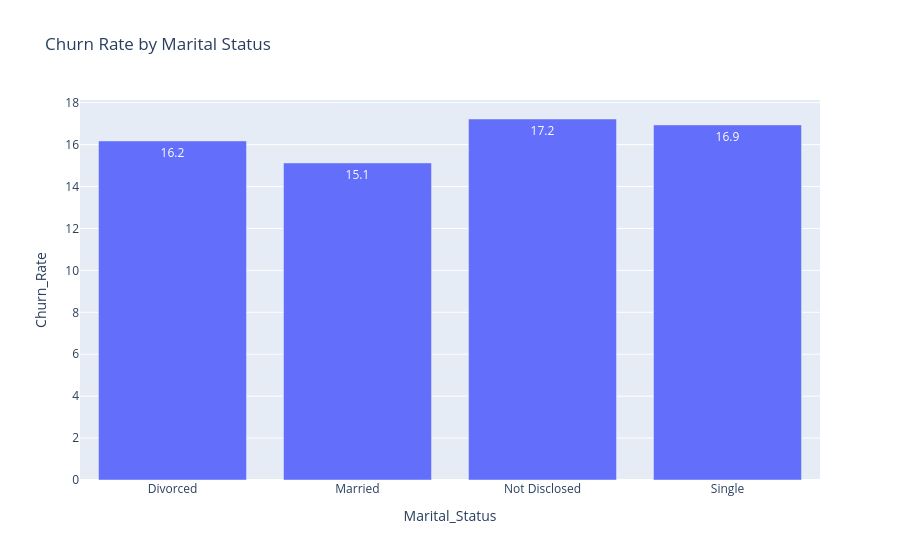

Write notebook code for a chart like this one.
### Code cell
marital = (
    data.groupby("Marital_Status")
    .agg(
        Customers=("CLIENTNUM","count"),
        Churn_Rate=("Churn","mean")
    )
    .reset_index()
)

marital["Churn_Rate"]*=100

fig = px.bar(
    marital,
    x="Marital_Status",
    y="Churn_Rate",
    text=marital["Churn_Rate"].round(1),
    title="Churn Rate by Marital Status"
)

fig.show()

### Figure 1 — Plotly figure (JSON) as saved in the notebook; plotly's stock layout.template omitted (floating-point values rounded to 4 significant figures)
{"data": [{"hovertemplate": "Marital_Status=%{x}<br>Churn_Rate=%{y}<br>text=%{text}<extra></extra>", "legendgroup": "", "marker": {"color": "#636efa", "pattern": {"shape": ""}}, "name": "", "orientation": "v", "showlegend": false, "text": [16.2, 15.1, 17.2, 16.9], "textposition": "auto", "type": "bar", "x": ["Divorced", "Married", "Not Disclosed", "Single"], "xaxis": "x", "y": [16.18, 15.13, 17.22, 16.94], "yaxis": "y"}], "layout": {"barmode": "relative", "legend": {"tracegroupgap": 0}, "title": {"text": "Churn Rate by Marital Status"}, "xaxis": {"anchor": "y", "domain": [0, 1], "title": {"text": "Marital_Status"}}, "yaxis": {"anchor": "x", "domain": [0, 1], "title": {"text": "Churn_Rate"}}}}
